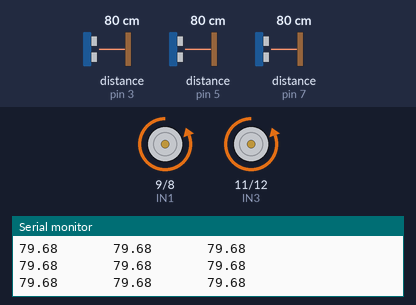
Simulated run of this sketch. Board: Arduino Uno, built with avr-gcc and run on an emulated ATmega328P. On the bench: motor-driver pin pairs drawn as motors (green arrow = first pin HIGH = forward, orange = second pin HIGH = backward, longer = more drive), the last lines printed to the serial monitor. Wiring (inferred from the names in the program): 3 × ultrasonic range finder: trigger pin 2, echo pin 3 / trigger pin 4, echo pin 5 / trigger pin 6, echo pin 7. The inputs (shaded band) are chosen by the test bench; at power-on: distance to the obstacle (sensors on pin 3, pin 7, pin 5) 80 cm. The echo pulse lasts 58.3 µs per cm.

Above: at 1.2 s.
1.3 s: distance to the obstacle (sensor on pin 3) set to 20 cm
2.8 s: distance to the obstacle (sensor on pin 3) set to 16 cm
At 3.3 s:
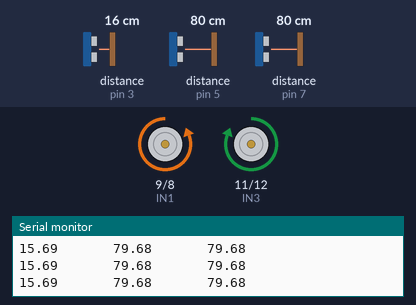
10.3 s: distance to the obstacle (sensor on pin 3) set to 18 cm
At 11.5 s:
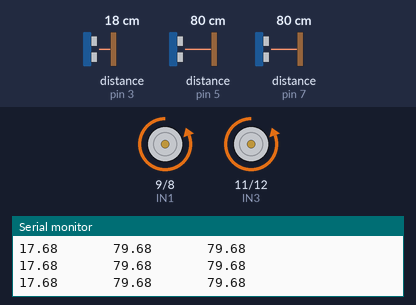
13.3 s: distance to the obstacle (sensor on pin 7) set to 19 cm
16.3 s: distance to the obstacle (sensor on pin 7) set to 16 cm
At 17.2 s:
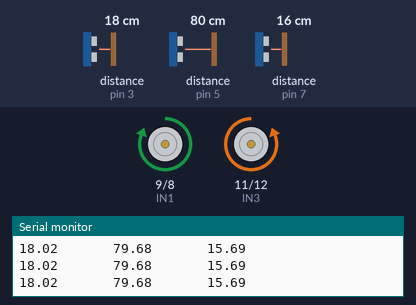
Timing chart, 0 to 18.8 s (numbered marks = the images above; inputs shaded):
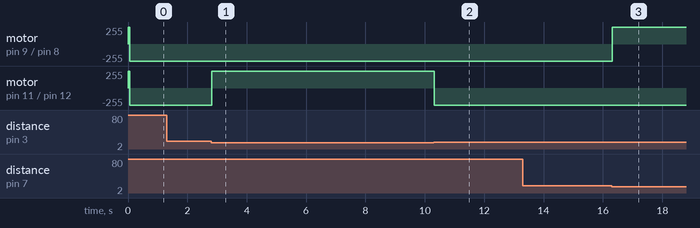

Measured:
- the behaviour switches between 18 and 17 cm on distance to the obstacle (sensor on pin 3) (found by bisection; images 0 and 1)
- the behaviour switches between 18 and 17 cm on distance to the obstacle (sensor on pin 7) (found by bisection; images 2 and 3)
- after the input at 2.8 s, motor on pin 11 (IN3) / pin 12 (IN4): backward 255/255 → forward 255/255 at once
- after the input at 10.3 s, motor on pin 11 (IN3) / pin 12 (IN4): forward 255/255 → backward 255/255 at once
- after the input at 16.3 s, motor on pin 9 (IN1) / pin 8 (IN2): backward 255/255 → forward 255/255 at once

The sketch:

autoracerl298n.ino
```cpp
// Motor Driver Pins (PWM pins on Uno: 3,5,6,9,10,11)
const int IN1 = 9;   // Left motor speed
const int IN2 = 8;   // Left motor direction
const int IN3 = 11;  // Right motor speed
const int IN4 = 12;  // Right motor direction (D12)

// Ultrasonic Sensor Pins
const int trig1 = 2;  const int echo1 = 3;   // Left sensor
const int trig2 = 4;  const int echo2 = 5;   // Center sensor
const int trig3 = 6;  const int echo3 = 7;   // Right sensor


const float MAX_SENSOR_DISTANCE       = 200.0;  // cm
const float FRONT_OBSTACLE_THRESHOLD  = 15.0;   // cm - center sensor triggers backup + turn
const float SIDE_OBSTACLE_THRESHOLD   = 17.0;   // cm - left/right sensors trigger turn
const unsigned long SENSOR_INTERVAL   = 50;     // ms between sensor reads
const unsigned long BACKUP_DURATION   = 220;    // ms to reverse when front obstacle detected

unsigned long lastSensorReadTime = 0;

// ==========================================
// MOTOR CONTROL
// ==========================================

void motor1(int speed) {       //Left Motor speed
  if (speed > 0) {
    digitalWrite(IN1, LOW);
    analogWrite(IN2, speed);       // Forward
  } else if (speed < 0) {
    digitalWrite(IN1, HIGH);
    analogWrite(IN2, speed);      // Backward
  } else {
    digitalWrite(IN1, HIGH);
    analogWrite(IN2, HIGH);           // Stop
  }
}

void motor2(int speed) {      //Right Motor speed
  if (speed > 0) {
    digitalWrite(IN3, LOW);
    analogWrite(IN4, speed);       // Forward
  } else if (speed < 0) {
    digitalWrite(IN3, HIGH);
    analogWrite(IN4, speed);      // Backward (negate to get positive PWM value)
  } else {
    digitalWrite(IN3, HIGH);
    analogWrite(IN4, HIGH);           // Stop
  }
}

void motorControl(int leftSpeed, int rightSpeed) {
  motor1(leftSpeed);
  motor2(rightSpeed);
}


void setup() {
  Serial.begin(9600);

  // Ultrasonic pins
  pinMode(trig1, OUTPUT); pinMode(echo1, INPUT);
  pinMode(trig2, OUTPUT); pinMode(echo2, INPUT);
  pinMode(trig3, OUTPUT); pinMode(echo3, INPUT);

  // Motor pins
  pinMode(IN1, OUTPUT); pinMode(IN2, OUTPUT);
  pinMode(IN3, OUTPUT); pinMode(IN4, OUTPUT);

  motorControl(0, 0); // Start stopped
  Serial.println("Robot Ready!");
}


void loop() {
  unsigned long currentMillis = millis();


  if (currentMillis - lastSensorReadTime >= SENSOR_INTERVAL) {
    lastSensorReadTime = currentMillis;

    float leftDist   = getDistance(trig1, echo1);
    float centerDist = getDistance(trig2, echo2);
    float rightDist  = getDistance(trig3, echo3);

    Serial.print(leftDist);
    Serial.print("       ");
    Serial.print(centerDist);
    Serial.print("       ");
    Serial.println(rightDist);


    if (centerDist < FRONT_OBSTACLE_THRESHOLD) {
      // Back up briefly, then turn left for the same duration

      if(leftDist>rightDist){
        motorControl(0, 255);
      }
      else if(rightDist>leftDist){
        motorControl(255, 0);
      }
    }
    else if (leftDist < SIDE_OBSTACLE_THRESHOLD) {
      motorControl(200, 0);  // Turn Right in place
    }
    else if (rightDist < SIDE_OBSTACLE_THRESHOLD) {
      motorControl(0, 255);  // Turn Left in place
    }
    else {
      motorControl(255, 255);   // Go Forward
    }
  }
}

float getDistance(int trigPin, int echoPin) {
  digitalWrite(trigPin, LOW);
  delayMicroseconds(2);
  digitalWrite(trigPin, HIGH);
  delayMicroseconds(10);
  digitalWrite(trigPin, LOW);

  long timeout = (MAX_SENSOR_DISTANCE * 2.0 / 0.0343) + 3000;
  long duration = pulseIn(echoPin, HIGH, timeout);

  if (duration == 0) return MAX_SENSOR_DISTANCE;

  float distance = duration * 0.0343 / 2.0;

  if (distance > MAX_SENSOR_DISTANCE) return MAX_SENSOR_DISTANCE;
  if (distance < 0) return 0.0;

  return distance;

}
```
